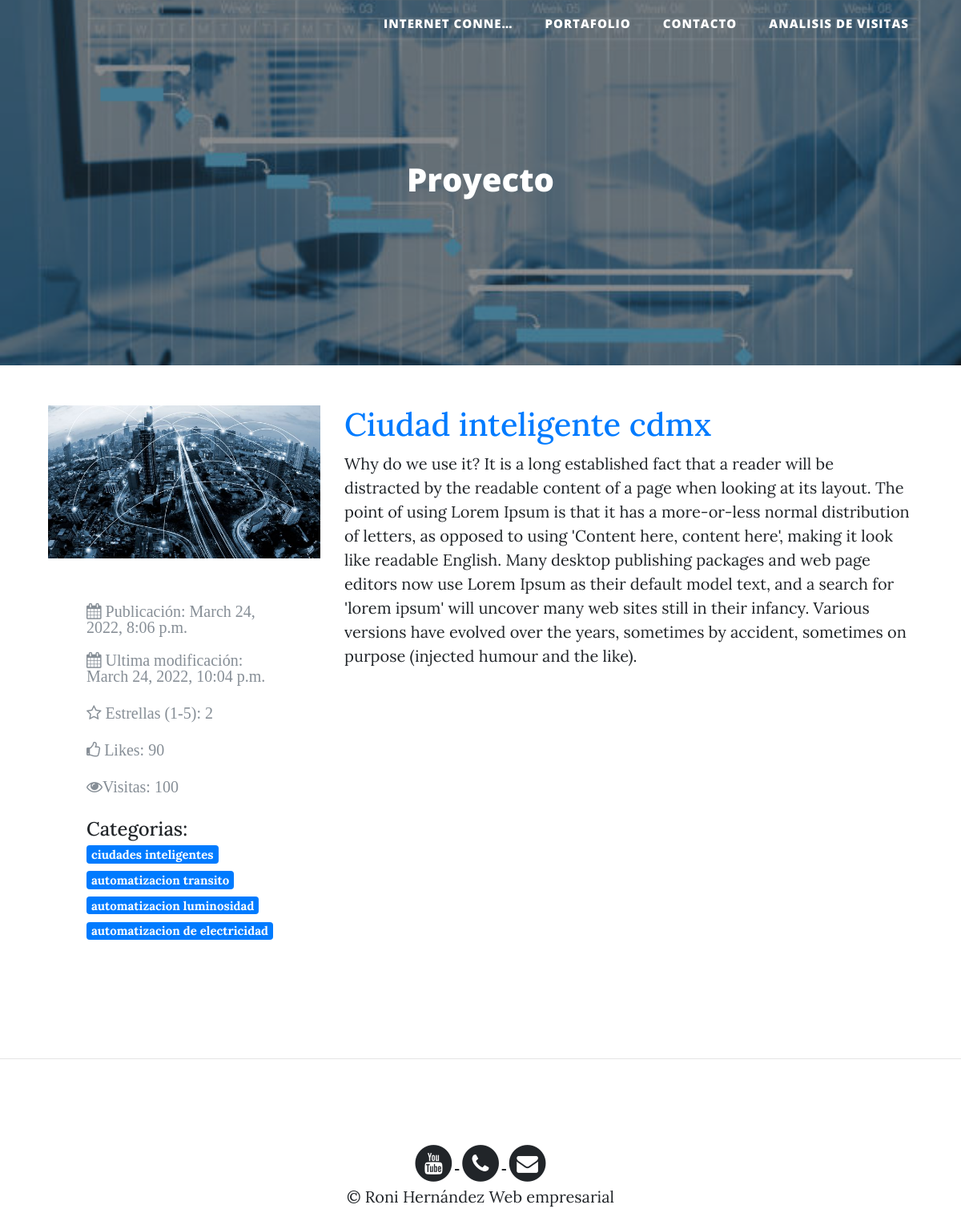
The page /portafolio/2/proyecto/ on the database its author committed.
### about/models.py (models this page shows, shortened)
class DatosEmpresa(models.Model):
    nombre=models.CharField(max_length=150,verbose_name="Nombre:")
    sector=models.CharField(max_length=150,verbose_name="Sector:")
    fechaNacimiento=models.DateField(verbose_name="Fecha de creacion:")
    correoElectronico=models.EmailField(verbose_name="Correo electronico: ",null=True,default=None)
    numeroTelefonico=models.CharField(max_length=50,null=True,default=None)
    class Meta:
        verbose_name="Datos de la empresa"
        verbose_name_plural="Datos de la empresa"

### portafolio/models.py (models this page shows, shortened)
class Proyecto(TimeStampedModel):
    SATISFACCION_CLIENTE={
        '1':"1 estrella  (mala)",
        '2':"2 estrellas (insatisfecho)",
        '3':"3 estrellas (regular)",
        '4':"4 estrellas (bueno)",
        '5':"5 estrellas (excelente)",
    }
    preparadoParaMostrar=models.BooleanField(verbose_name="¿La publicación esta lista para ser mostrada? ",default=False)
    calificacionCliente=models.CharField(
        verbose_name="Satisfaccion del cliente",
        max_length=1,
        choices=tuple(SATISFACCION_CLIENTE.items()),
        default='1'
    )
    likes=models.IntegerField(verbose_name="Likes recibidos",default=0)
    visitas=models.IntegerField(verbose_name="visitas recibidas",default=0)
    titulo=models.CharField(verbose_name="Titulo",max_length=150)
    imagen=models.ImageField(verbose_name="Imagen del proyecto",upload_to="imagenes_de_proyectos")
    prioridad=models.PositiveSmallIntegerField(verbose_name="Prioridad de aparicion",default=0)
    categorias=models.ManyToManyField(Categoria,related_name="get_proyectos")
    descripccion=models.TextField(verbose_name="Breve descripccion del proyecto:",default="",null=True)
    contenido=models.TextField(verbose_name="Descripccion mas extensa de lo que que trata el proyecto",default="")
    class Meta:
        verbose_name="Proyecto"
        verbose_name_plural="Proyectos"
        ordering=['prioridad']

class Categoria(models.Model):
    nombre=models.CharField(verbose_name="Nombre de la categoria",max_length=150)
    def __str__(self):
        return self.nombre

### portafolio/views.py (the view)
# urls.py: path('portafolio/<pk>/proyecto/',views.ProyectoDetailView.as_view(),name='portafolio-articuloDetail'),
class ProyectoDetailView(DetailView):
    model = Proyecto
    template_name = "portafolio/detalle_proyecto.html"
    def get_context_data(self,**kwargs):
        context=super().get_context_data(**kwargs)
        datosApartado=Apartado_Portafolio.objects.get_apartado()
        if datosApartado:
            context['imagenPortada']=datosApartado.imagenPortada
        return context

### about/functions.py (called while the page is built)
    def get_apartado(self):
        return self.filter(preparadoParaMostrar=True).order_by('-created').first()

### contacto/models.py (called while the page is built)
    def __str__(self):
        return "{}".format( self.REDES_SOCIALES[self.nombreRedContacto]  )

### procesors.py (called while the page is built)
def datos_autor(request):
    datosAutor=DatosEmpresa.objects.last()
    datosRetornar={
        'NOMBRE':"EMPRESA ANONIMA",
        'SECTOR':"SECTOR ANONIMO",
        'CORREO':None,
        'NUMERO_TELEFONO':None,
    }
    if datosAutor:
        datosRetornar['NOMBRE']=datosAutor.nombre
        datosRetornar['SECTOR']=datosAutor.sector
        datosRetornar['CORREO']=datosAutor.correoElectronico
        datosRetornar['NUMERO_TELEFONO']=datosAutor.numeroTelefonico
    return datosRetornar

def contexto_contactos(request):
    redesSociales=dict( ("CONTACTO_"+str(redSocial),redSocial.url) for redSocial in RedCotacto.objects.all() )
    return redesSociales

### portafolio/templates/portafolio/detalle_proyecto.html (shortened to what this page needs)
{% extends 'base.html' %}
{% load static %}
{% block imagenPortada %} {{imagenPortada.url}}  {% endblock %}
{% block cabezeras %}
    <h1 style="font-size:40px;" > Proyecto </h1>
{% endblock %}
{% block content %}
<div class="container">
    <div class="row justify-content-center">
        <div class="col-md-7 col-lg-4 mb-5 mb-lg-0 wow fadeIn">
            <div class="card border-0 shadow">
                {%if object.imagen %}
                <img  src="{{object.imagen.url}}" >
                {% else %}
                <img   alt="SIN IMAGEN...">
                {% endif %}
                <div class="card-body p-1-9 p-xl-5">
                    <ul class="list-unstyled mb-4 mt-2">
                        <li class="mb-3"><i class="fa fa-calendar display-25 me-3 text-secondary"> Publicación: {{object.created}}</i></li>
                        <li class="mb-3"><i class="fa fa-calendar display-25 me-3 text-secondary"> Ultima modificación: {{object.modified}}</i></li>
                        <li class="mb-3"><i class="fa fa-star-o display-25 me-3 text-secondary"> Estrellas (1-5): {{object.calificacionCliente}}</i></li>
                        <li class="mb-3"><i class="fa fa-thumbs-o-up display-25 me-3 text-secondary"> Likes: {{object.likes}}</i></li>
                        <li class="mb-3"><i class="fa fa-eye display-25 me-3 text-secondary">Visitas: {{object.visitas}}</i></li>
                    </ul>
                    <div class="mb-4">
                        <h3 class="h4 mb-0">Categorias:</h3>
                        {% for cadaCategoria in object.categorias.all %}
                        <a  href="{% url 'portafolio_app:portafolio-inicio' %}?categoria={{cadaCategoria.id}}" class="badge badge-primary mr-1 my-1">{{cadaCategoria|truncatechars:30}}</a>
                        {% endfor %}
                    </div>
                </div>
            </div>
        </div>
        <div class="col-lg-8">
            <div class="ps-lg-1-6 ps-xl-5">
                <div class="mb-5 wow fadeIn">
                    <div class="text-start mb-1-6 wow fadeIn">
                        <h2 class="h1 mb-0 text-primary">{{object.titulo}}</h2>
                    </div>
                    <p>{{object.contenido|safe}}</p>
                </div>
            </div>
        </div>
    </div>
</div>
{% endblock %}

### about/templates/base.html (shortened to what this page needs)
<!DOCTYPE html>
<html lang="es">
  <head>
    {% load static %}
    <link href="{% static 'about_me/vendor/bootstrap/css/bootstrap.min.css' %}" rel="stylesheet">
    <link href="{% static 'about_me/vendor/font-awesome/css/font-awesome.min.css' %}" rel="stylesheet" type="text/css">
    <link href="{% static 'about_me/css/clean-blog.min.css' %}" rel="stylesheet">
  </head>
  <body>
    <nav class="navbar navbar-expand-lg navbar-light fixed-top" id="mainNav">
      <div class="container">
        <div class="collapse navbar-collapse" id="navbarResponsive">
          <ul class="navbar-nav ml-auto">
            <li class="nav-item" >
              <a class="nav-link" href="{% url 'about_app:about' %}" style="font-size:15px;" >{{NOMBRE|truncatechars:15}}</a>
            </li>
            <li class="nav-item" >
              <a class="nav-link" href="{% url 'portafolio_app:portafolio-inicio' %}" style="font-size:15px;" >Portafolio</a>
            </li>
            <li class="nav-item">
              <a class="nav-link" href="{% url 'contacto_app:contact' %}" style="font-size:15px;">Contacto</a>
            </li>
            <li class="nav-item" >
              <a class="nav-link" href="{% url 'dashboard_app:dashboard-inicio' %}" style="font-size:15px;" >Analisis de visitas</a>
            </li>
          </ul>
        </div>
      </div>
    </nav>
    <header class="masthead" style="background-image: url('  {% block imagenPortada %}{% endblock %}  ')">
      <div class="overlay"></div>
      <div class="container">
        <div class="row">
          <div class="col-lg-8 col-md-10 mx-auto">
            <div class="site-heading">
              {% block cabezeras %}{% endblock %}
            </div>
          </div>
        </div>
      </div>
    </header>
    <div class="container">
      {% block content %}{% endblock %}
    </div>
    {% if request.path != "/" %}<hr>{% endif %}
    {% include 'footer.html' %}
  </body>
</html>

### about/templates/footer.html (shortened to what this page needs)
{% load static %}
<footer class="footer text-faded text-center py-5">
    <div class="container">
        <p class="m-0">
            {% if CONTACTO_Youtube %}
            <a href="{{CONTACTO_Youtube}}" class="link">
            <span class="fa-stack fa-lg">
                <i class="fa fa-circle fa-stack-2x"></i>
                <i class="fa fa-youtube fa-stack-1x fa-inverse"></i>
            </span>
            </a>
            {% endif %}
            {% if NUMERO_TELEFONO %}
            <a data-toggle="modal" href="#exampleModal" >
            <span class="fa-stack fa-lg">
                <i class="fa fa-circle fa-stack-2x"></i>
                <i class="fa fa-phone fa-stack-1x fa-inverse"></i>
            </span>
            </a>
            {% endif %}
            {% if CORREO %}
            <a data-toggle="modal" href="#modalCorreo" >
            <span class="fa-stack fa-lg">
                <i class="fa fa-circle fa-stack-2x"></i>
                <i class="fa fa-envelope fa-stack-1x fa-inverse"></i>
            </span>
            </a>
            {% endif %}
        </p>
        <p class="m-0 mbt1">&copy; Roni Hernández Web empresarial </p>
    </div>
</footer>

### rows shown on the page
DatosEmpresa: nombre "INTERNET CONNE…"
Proyecto: imagen (picture), created "March 24, 2022, 8:06 p.m.", modified "March 24, 2022, 10:04 p.m.", calificacionCliente "2", likes "90", visitas "100", titulo "Ciudad inteligente cdmx", contenido "Why do we use it? It is a long established fact that a reader will be distracted by the readable content of a page when looking at its layout. The point of using Lorem Ipsum is that it has a more-or-less normal distribution of letters, as opposed to using 'Content here, content here', making it look like readable English. Many desktop publishing packages and web page editors now use Lorem Ipsum as their default model text, and a search for 'lorem ipsum' will uncover many web sites still in their infancy. Various versions have evolved over the years, sometimes by accident, sometimes on purpose (injected humour and the like)."
Categoria: nombre "ciudades inteligentes"
Categoria: nombre "automatizacion transito"
Categoria: nombre "automatizacion luminosidad"
Categoria: nombre "automatizacion de electricidad"
